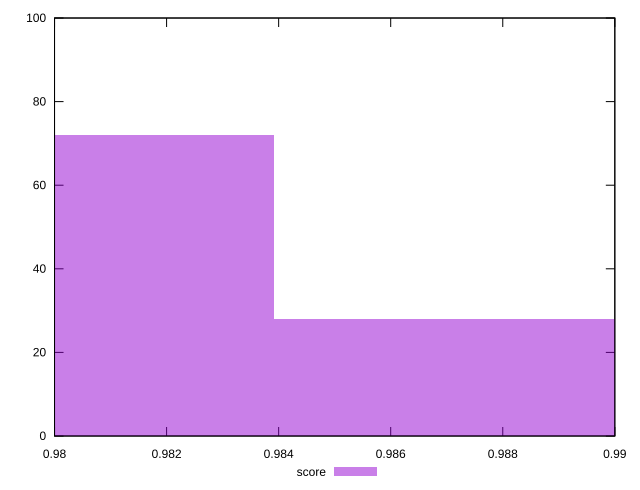

Generate this figure with gnuplot:
reset

$score <<EOF
0.9893602322358508 28
0.9784881417717205 72
EOF

set key outside below
set boxwidth 0.010872090464130228
set xrange [0.98:0.99]
set yrange [0:100]
set trange [0:100]
set style fill transparent solid 0.5 noborder
set terminal svg size 640, 490 enhanced background rgb 'white'
set output "report_00018_2021-02-10T15-25-16.877Z/bootup-time/samples/pages/score/histogram.svg"

plot $score title "score" with boxes

reset
